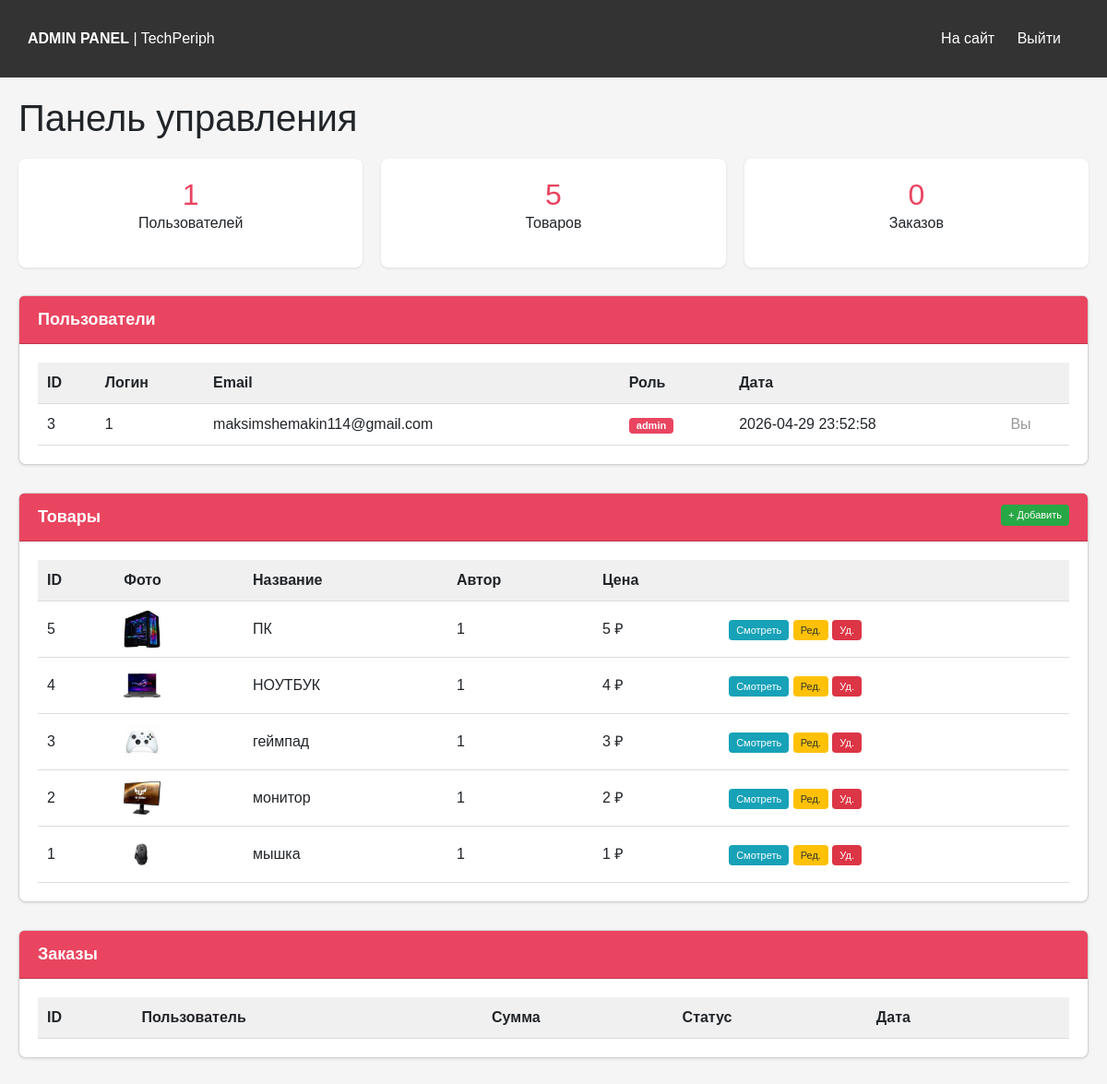
Page /admin/index.php (signed in) on the committed database.
### tables this page shows
CREATE TABLE `users` (
  `id` int(11) NOT NULL,
  `username` varchar(50) NOT NULL,
  `email` varchar(100) NOT NULL,
  `password` varchar(255) NOT NULL,
  `role` enum('user','admin') DEFAULT 'user',
  `created_at` timestamp NULL DEFAULT CURRENT_TIMESTAMP
);

CREATE TABLE `products` (
  `id` int(11) NOT NULL,
  `user_id` int(11) NOT NULL,
  `name` varchar(100) NOT NULL,
  `description` text NOT NULL,
  `price` decimal(10,2) NOT NULL,
  `image_path` varchar(255) DEFAULT NULL,
  `created_at` timestamp NULL DEFAULT CURRENT_TIMESTAMP
);

### admin/index.php (the view, shortened to what this page needs)
<?php
require_once '../config.php';
$users_count = $pdo->query("SELECT COUNT(*) FROM users")->fetchColumn();
$products_count = $pdo->query("SELECT COUNT(*) FROM products")->fetchColumn();
$orders_count = $pdo->query("SELECT COUNT(*) FROM orders")->fetchColumn();
$users = $pdo->query("SELECT id, username, email, role, created_at FROM users ORDER BY id")->fetchAll();
$products = $pdo->query("SELECT p.*, u.username FROM products p JOIN users u ON p.user_id = u.id ORDER BY p.id DESC")->fetchAll();
?>
<!DOCTYPE html>
<html lang="ru">
<head>
    <link href="https://cdn.jsdelivr.net/npm/bootstrap@5.3.0/dist/css/bootstrap.min.css" rel="stylesheet">
</head>
<body>
<div class="navbar">
    <div class="container" style="display: flex; justify-content: space-between;">
        <div><strong>ADMIN PANEL</strong> | TechPeriph</div>
        <div>
            <a href="../index.php">На сайт</a>
            <a href="../logout.php">Выйти</a>
        </div>
    </div>
</div>
<div class="container">
    <h1 style="margin-bottom: 20px;">Панель управления</h1>
    <div class="stats">
        <div class="stat-box"><h3><?= $users_count ?></h3><p>Пользователей</p></div>
        <div class="stat-box"><h3><?= $products_count ?></h3><p>Товаров</p></div>
        <div class="stat-box"><h3><?= $orders_count ?></h3><p>Заказов</p></div>
    </div>
    <div class="card">
        <div class="card-header">Пользователи</div>
        <div class="card-body">
            <table>
                <thead>
                    <tr><th>ID</th><th>Логин</th><th>Email</th><th>Роль</th><th>Дата</th><th></th></tr>
                </thead>
                <tbody>
                    <?php foreach ($users as $user): ?>
                    <tr>
                        <td><?= $user['id'] ?></td>
                        <td><?= htmlspecialchars($user['username']) ?></td>
                        <td><?= htmlspecialchars($user['email']) ?></td>
                        <td><span class="badge <?= $user['role'] == 'admin' ? 'badge-admin' : 'badge-user' ?>"><?= $user['role'] ?></span></td>
                        <td><?= $user['created_at'] ?></td>
                        <td>
                            <?php if ($user['id'] != $_SESSION['user_id']): ?>
                                <a href="?delete_user=<?= $user['id'] ?>" class="btn btn-sm btn-danger" onclick="return confirm('Удалить?')">Удалить</a>
                            <?php else: ?>
                                <span style="color:#999;">Вы</span>
                            <?php endif; ?>
                        </td>
                    </tr>
                    <?php endforeach; ?>
                </tbody>
            </table>
        </div>
    </div>
    <div class="card">
        <div class="card-header">
            Товары
            <a href="../add_product.php" class="btn btn-sm" style="float: right; background:#28a745;">+ Добавить</a>
        </div>
        <div class="card-body">
            <table>
                <thead>
                    <tr><th>ID</th><th>Фото</th><th>Название</th><th>Автор</th><th>Цена</th><th></th></tr>
                </thead>
                <tbody>
                    <?php foreach ($products as $prod): ?>
                    <tr>
                        <td><?= $prod['id'] ?></td>
                        <td>
                            <?php if ($prod['image_path'] && file_exists('../' . $prod['image_path'])): ?>
                                <img src="../<?= $prod['image_path'] ?>" class="thumb">
                            <?php else: ?>
                                <img src="https://via.placeholder.com/40" class="thumb">
                            <?php endif; ?>
                        </td>
                        <td><?= htmlspecialchars($prod['name']) ?></td>
                        <td><?= htmlspecialchars($prod['username']) ?></td>
                        <td><?= number_format($prod['price'], 0, '.', ' ') ?> ₽</td>
                        <td>
                            <a href="../product.php?id=<?= $prod['id'] ?>" class="btn btn-sm btn-info" target="_blank">Смотреть</a>
                            <a href="../edit_product.php?id=<?= $prod['id'] ?>" class="btn btn-sm btn-warning">Ред.</a>
                            <a href="?delete_product=<?= $prod['id'] ?>" class="btn btn-sm btn-danger" onclick="return confirm('Удалить?')">Уд.</a>
                        </td>
                    </tr>
                    <?php endforeach; ?>
                </tbody>
            </table>
        </div>
    </div>
    <div class="card">
        <div class="card-header">Заказы</div>
        <div class="card-body">
            <table>
                <thead>
                    <tr><th>ID</th><th>Пользователь</th><th>Сумма</th><th>Статус</th><th>Дата</th><th></th></tr>
                </thead>
            </table>
        </div>
    </div>
</div>
</body>
</html>

### admin/index.php (style rules this page uses)
body { background: #f5f5f5; font-family: Arial, sans-serif; }
.navbar { background: #333; color: white; padding: 10px; }
.navbar a { color: white; text-decoration: none; margin-right: 20px; }
.container { max-width: 1400px; margin: 0 auto; padding: 20px; }
.stats { display: flex; gap: 20px; margin-bottom: 30px; }
.stat-box { background: white; padding: 20px; border-radius: 8px; text-align: center; flex: 1; box-shadow: 0 1px 3px rgba(0,0,0,0.1); }
.stat-box h3 { margin: 0; font-size: 32px; color: #e94560; }
.card { background: white; border-radius: 8px; margin-bottom: 30px; box-shadow: 0 1px 3px rgba(0,0,0,0.1); }
.card-header { background: #e94560; color: white; padding: 12px 20px; font-size: 18px; font-weight: bold; border-radius: 8px 8px 0 0; }
.card-body { padding: 20px; overflow-x: auto; }
table { width: 100%; border-collapse: collapse; }
th, td { padding: 10px; text-align: left; border-bottom: 1px solid #ddd; }
th { background: #f0f0f0; }
.btn { display: inline-block; padding: 5px 12px; background: #e94560; color: white; text-decoration: none; border-radius: 4px; border: none; cursor: pointer; font-size: 12px; }
.btn-sm { padding: 3px 8px; font-size: 11px; }
.btn-warning { background: #ffc107; color: #333; }
.btn-danger { background: #dc3545; }
.btn-info { background: #17a2b8; }
.badge { padding: 3px 8px; border-radius: 4px; font-size: 11px; }
.badge-admin { background: #e94560; color: white; }
img.thumb { width: 40px; height: 40px; object-fit: cover; border-radius: 4px; }

### rows in the picture
users: id "3", username "1", email "maksimshemakin114@gmail.com", role "admin", created_at "2026-04-29 23:52:58", shows "Вы"
products: id "5", image_path (picture), name "ПК", user.username "1", price "5"
products: id "4", image_path (picture), name "НОУТБУК", user.username "1", price "4"
products: id "3", image_path (picture), name "геймпад", user.username "1", price "3"
products: id "2", image_path (picture), name "монитор", user.username "1", price "2"
products: id "1", image_path (picture), name "мышка", user.username "1", price "1"

### other values in the picture
$users_count "1"
$products_count "5"
$orders_count "0"
